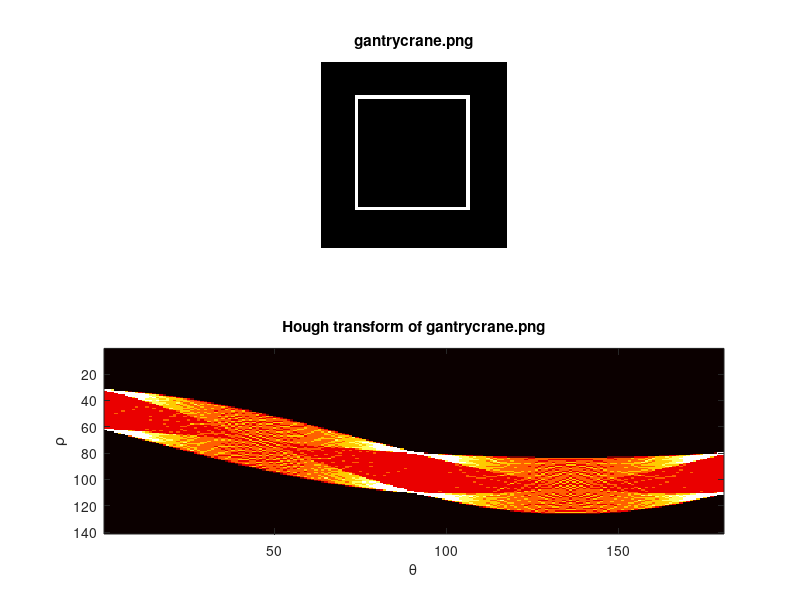

Source code (MATLAB):
close all;clc;clear;
% RGB = imread('gantrycrane.png');
% I  = im2gray(RGB);
% BW = edge(I,'canny');
% [H,T,R] = hough(BW,'RhoResolution',0.5,'Theta',-90:0.5:89);
BW=zeros(50,50);
BW(10:40,10)=1;
BW(10:40,40)=1;
BW(10,10:40)=1;
BW(40,10:40)=1;

[H,T,R] = hough(BW);
subplot(2,1,1);
imshow(BW);
title('gantrycrane.png');
hold on;
mx=max(max(H));% find the max score location
[y,x]=find(H==mx);
subplot(2,1,2);
% imshow(imadjust(rescale(H)),'XData',T,'YData',R,...
%       'InitialMagnification','fit');
imshow(imadjust(rescale(H)));
title('Hough transform of gantrycrane.png');
xlabel('\theta'), ylabel('\rho');
axis on, axis normal, hold on;
colormap(gca,hot);